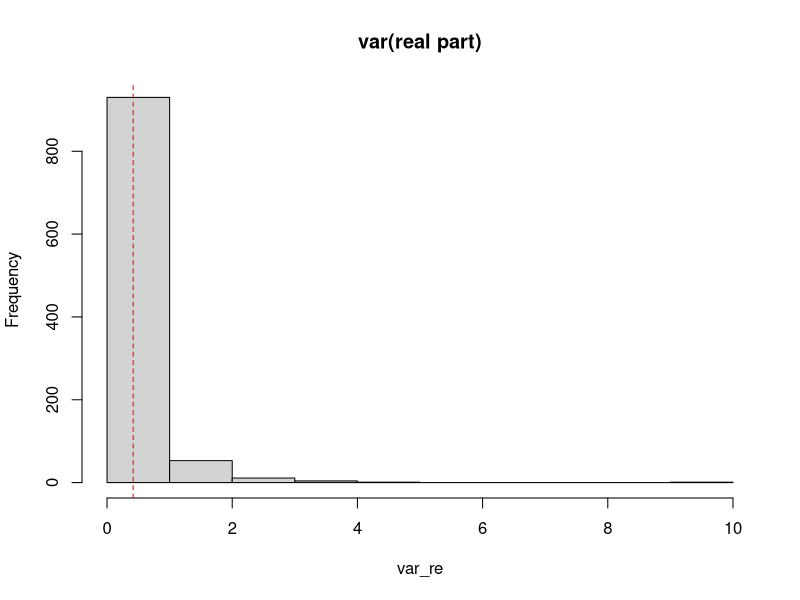
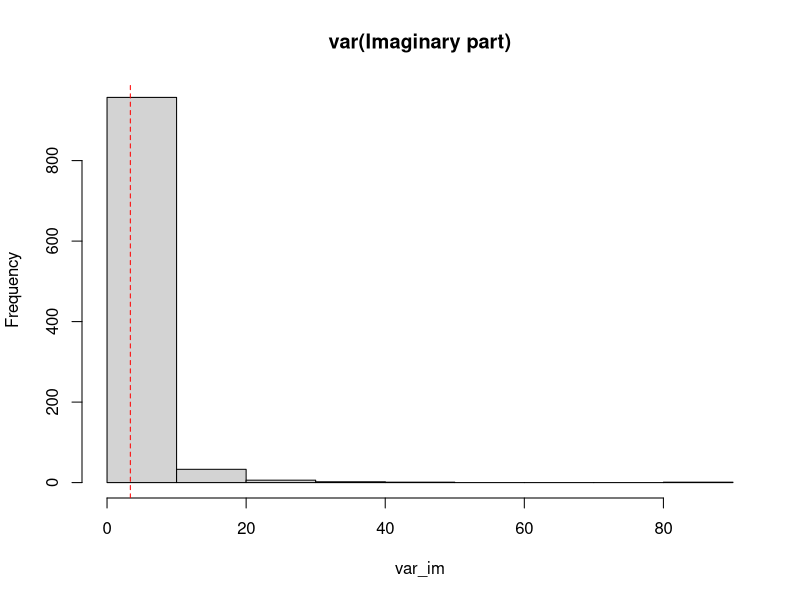

R code for these plots, in order:
# Initial Functions
library(MASS)
## Calculates c_hat(k1,k2) =  (1/(2M+1))* sum_s(J_(k1+s)J*_(k2+s))
c_hatM = function(J,k1,k2,M){
  s = seq(-M,M)
  n = length(J)
  ind10 = k1+s
  ind20 = k2+s 
  ind1 = ((ind10) %% n)+1
  ind2 = ((ind20) %% n)+1
  Jk = J[ind1]
  Jkl = Conj(J[ind2])
  ch = mean(Jk*Jkl)
  return(ch)
}

## Calculates Yhat(l1,l2) = J_(k+l1+s,n)J*_(k+l2+s,n) - c_hat(k,l1,l2)
Yhat = function(J,k,l1,l2,M){
  s = seq(-M,M)
  n = length(J)
  ind1 = k+l1+s
  ind2 = k+l2+s
  ind1 = ((ind1) %% n)+1
  ind2 = ((ind2) %% n)+1
  J1 = J[ind1]
  J2 = Conj(J[ind2])
  Y = J1*J2 - c_hatM(J,k+l1,k+l2,M)
  return(Y)
}

## Calculates S_1M and S_2M
## Inputs:
##        J = fft
##        k = leading freq
##        l = Lag
##        L, M = Tuning parameters
##        nP = n/P 

S_var_c_estP = function(J,k,l,L,M,nP){
  Y01 = Yhat(J,k,0,l,M)
  Y23 = Y01
  s = seq(-M,M)
  
  ##Tmat[s1,s2] = Yhat_s1  x Yhat^*_s2
  Tmat = outer(Y01, Conj(Y23),"*")
  
  P = length(J)/nP
  
  
  RL0 = c(seq(-L,L)) 
  
  RL = RL0
  
  for(j in 1:P)
  {
    RL = c(RL,seq(j*nP-L,j*nP+L),seq(-j*nP-L,-j*nP+L))
  } #RL should pick jn_P +/- L
  
  O1 = outer(s,s,"-")
  O2 = outer(s,s,"+")+(2*k+l)
  
  I1 = `dim<-`(O1 %in% RL, dim(O1)) #I1[s1,s2]=TRUE is |s_1 - s_2| <= L 
  I2 = `dim<-`(O2 %in% RL, dim(O2)) #I2[s1,s2]=TRUE if |s_1 + s+2 + 2k +l|_nP <=L
  
  
  That1 = sum(I1*Tmat)/((2*M+1)^2) #S_1,M
  
  That2 = sum(I2*Tmat)/((2*M+1)^2) #S_2,M
  
  return(c(That1,That2))
}

T_var_c_conj_estP = function(J,k,l,L,M,nP){
  Y01 = Yhat(J,k,0,l,M)
  Y23 = Yhat(J,k,l,0,M)
  s = seq(-M,M)
  Tmat = outer(Y01, Conj(Y23),"*")

  
  P = length(J)/nP
  
  
  RL0 = c(seq(-L,L))
  RL = RL0
  
  for(j in 1:P)
  {
    RL = c(RL,seq(j*nP-L,j*nP+L),seq(-j*nP-L,-j*nP+L))
  }
  
  
  O1_1 = outer(s,s,"-")+l
  O1_2 = outer(s,s,"-")-l
  O2_1 = outer(s,s,"+")+(2*k)
  O2_2 = outer(s,s,"+")+(2*k + 2*l)
  
  I1_1 <- `dim<-`(O1_1 %in% RL, dim(O1_1))
  I1_2 <- `dim<-`(O1_2 %in% RL, dim(O1_2))
  I2_1 <- `dim<-`(O2_1 %in% RL, dim(O2_1))
  I2_2 <- `dim<-`(O2_2 %in% RL, dim(O2_2))
  
  I1 = (I1_1)|(I1_2)
  I2 = (I2_1)|(I2_2)
  
  
  That1 = sum(I1*Tmat)/((2*M+1)^2) #T_1,M
  That2 = sum(I2*Tmat)/((2*M+1)^2) #T_2,M
  
  return(c(That1,That2))
}

### Functions to simulate time series (all taken from SSR's rmd file)

ar2complex = function(lambda,omega,n1){
  n = (n1+200)
  gen = rnorm(n)
  x = rep(0,n)
  for(j in c(3:n)){
    x[j] = (2*lambda*cos(omega)*x[j-1] - (lambda**2)*x[j-2] + gen[j])
  }
  x1 = x[-c(1:200)]  
  return(x1)
}

tvar1 = function(beta0,beta1,n1){
  gen  = rnorm(n1)    
  x = gen
  phi = 0.9-0.7/(1+exp(beta0*(x-beta1)))
  for(j in c(2:n1)){
    x[j] = (phi[j]*x[j-1] + gen[j])
  }
  return(x)
}

tvar2 = function(beta0,beta1,omega,n1){
  gen = rnorm(n1)
  x = c(1:n1)
  # Since |phi|<1 this ensures the transition matrix    
  # has largest eigenvalue less than one; hence it is stable.
  phi = 0.9-0.7/(1+exp(beta0*(x-beta1)))
  for(j in c(3:n1)){
    x[j] = (2*phi[j]*cos(omega)*x[j-1] - (phi[j]**2)*x[j-2] + gen[j])
  }
  return(x)
}

VARP = function(n1){
  n2 = n1+200
  B1<-matrix(c(0.9, 0.4, 0.6, 0, - 0.9, 0.2, 0,0,0.7), 3 , byrow = TRUE)
  # B1 is a VAR transition matrix, its eigenvalues should be less than one
  # to ensure it is causal.   
  mu1 = rep(0,3)
  Sigma1 = matrix(c(1,0,0,0,1,0,0,0,1),3,byrow = TRUE)
  gen = mvrnorm(n=n2,mu = mu1, Sigma  = Sigma1)
  x = gen
  for(j in c(2:n2)){
    x[j,] = B1%*%x[j-1,] + gen[j,]
  }
  x1 = x[-c(1:200),]  
  x2 = c(t(x1))
  return(x2)
}

tvVARP = function(beta0,beta1,n1){
  B1<-matrix(c(0.9, 0.4, 0.6, 0, -0.9, 0.2, 0,0,0.7), 3 , byrow = TRUE)
  mu1 = rep(0,3)
  Sigma1 = matrix(c(1,0,0,0,1,0,0,0,1),3,byrow = TRUE)
  gen = mvrnorm(n1,mu = mu1, Sigma  = Sigma1)
  x = gen
  t = c(1:n1)
  phi = 0.9-0.7/(1+exp(beta0*(t-beta1)))
  for(j in c(2:n1)){
    x[j,] = phi[j]*B1%*%x[j-1,] + gen[j,]
  }
  x1 = c(t(x))
  return(x1)
}



R=1000

k1 = 300
k2 = 500
n = 600
M = 30
L = 0

ch = rep(0,R)
S11=rep(0,R)
S21=rep(0,R)
T11=rep(0,R)
T21=rep(0,R)
var_re = rep(0,R)
var_im = rep(0,R)

set.seed(9)


for(r in 1:R)
{
  #xt = tvar2(beta0=0.07,beta1=300,omega=pi/3,n1=n)
  #xt = ar2complex(lambda=0.8,omega=pi/3,n1=n)
  xt = VARP(n/3)
  J = fft(xt)/sqrt(n)
  
  ch[r] = c_hatM(J,k1,k2,M)  
  
  v = S_var_c_estP(J,k1,k2-k1,L,M,n)
  vc = T_var_c_conj_estP(J,k1,k2-k1,L,M,n)
  
  S11[r] = v[1]
  S21[r] = v[2]
  T11[r] = vc[1]
  T21[r] = vc[2]
  
  var_re[r] = Re((v[1]+v[2]+vc[1]+vc[2])/2)
  var_im[r] = Re((v[1]+v[2]-vc[1]-vc[2])/2)
  
  #var_re = Re((v[1]+vc[1])/2)
  #var_im = Re((v[1]-vc[1])/2)
  
  
  
}


# M= 30, sd=0.0058
# M= 60, sd=0.0029

#L=0  sd = 0.001269747  
#bias = 0.006042356 - 0.004399761 = 0.0016
# MSE = 0.0018

#L = 1  sd = 0.00178791
#bias = 0.006284646 - 0.004935146 = 0.0013
#MSE = 0.0019

#L = 2   sd = 0.00228
# bias =  - 0.00009
# MSE = 0.00176

var(Re(ch))
mean((var_re))
mean(abs(var_re-var(Re(ch))))
sd(var_re)
hist(var_re, main="var(real part)")
abline(v=var(Re(ch)), col="red",lty=2)

var(Im(ch))
mean((var_im))
mean(abs(var_im-var(Im(ch))))
hist(var_im, main="var(Imaginary part)")
abline(v=var(Im(ch)), col="red",lty=2)

z_r = Re(ch)/sqrt(var_re)
sum(abs(z_r)>1.96)

